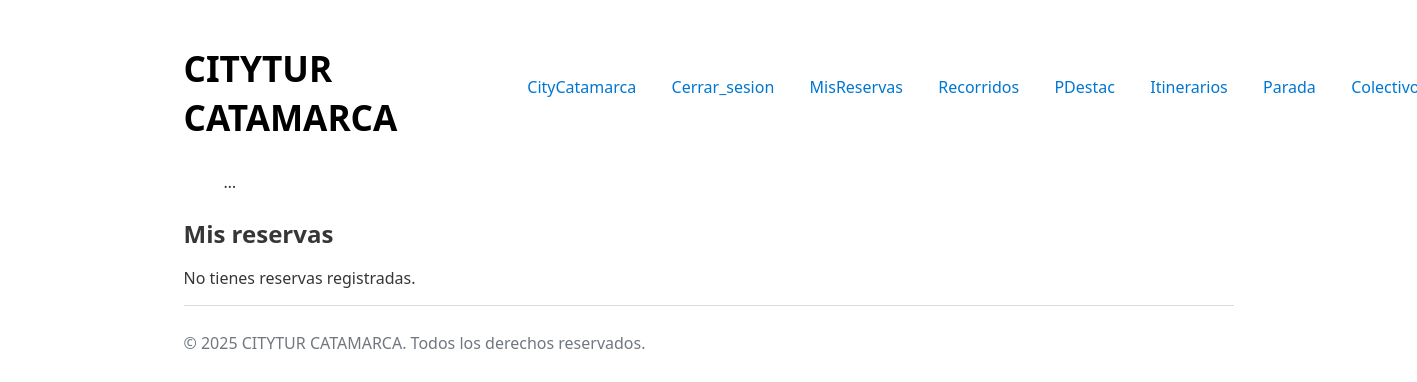
Before: /mis_reservas/ (signed in) with the older database file.
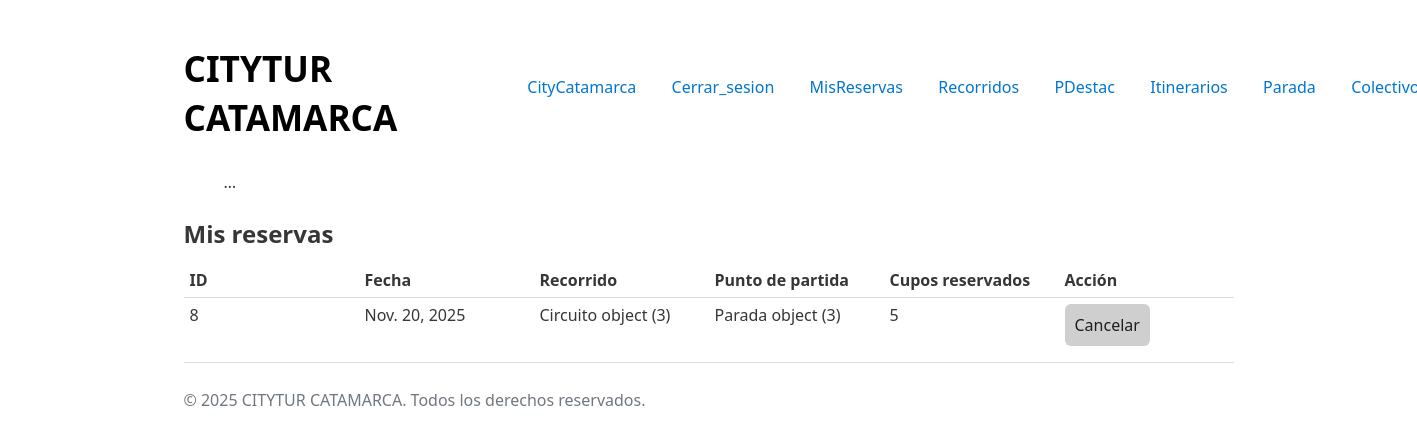
After: the same page with the newer database file.
### reservas/models.py (models this page shows)
class Reserva(models.Model):
    usuario = models.ForeignKey(User, on_delete= models.CASCADE, default= None, null= True)
    fecha = models.DateField()
    puntoPartida = models.CharField(max_length= 100)
    cantCupos = models.IntegerField()
    circuito = models.ForeignKey(Circuito, on_delete= models.CASCADE)
    colectivo = models.ForeignKey(Colectivo,
                                    on_delete= models.CASCADE,
                                    default= None,
                                    null=True,
                                    blank=True
                                )

### recorridos/models.py (models this page shows, shortened)
class Circuito(models.Model):
    nombre = models.CharField(max_length= 50)
    horario = models.DateTimeField()
    origen = models.CharField(max_length= 50, default='sin origen')
    destino = models.CharField(max_length= 50, default= 'sin destino')
    itinerario = models.ForeignKey(Itinerario, on_delete= models.CASCADE)
    STATE_CHOICES = [
        ('ELIMINADO', 'Eliminado'),
        ('ACTIVO', 'Activo'),
        ('BAJA', 'Baja'),
    ]
    estado = models.CharField(max_length= 20, choices= STATE_CHOICES, default= 'ACTIVO')

### usuarios/views.py (the view, shortened to what this page needs)
# urls.py: path('mis_reservas/', views.mis_reservas, name='mis_reservas')
def mis_reservas(request):
    if not request.user.is_authenticated:
        return render(request, 'reservas.html', {
            'reservas': [],
            'mensaje': 'Debes iniciar sesiÃ³n para ver tus reservas.'
        })
    reservas = Reserva.objects.filter(usuario=request.user).order_by('-fecha')
    return render(request, 'reservas.html', {
        'reservas': reservas,
        'hoy': timezone.now().date(),
    })

### usuarios/templates/reservas.html (shortened to what this page needs)
{% extends "base.html" %}
{% block content %}
<h2>Mis reservas</h2>
{% if not user.is_authenticated %}
  <p>{{ mensaje }}</p>
{% else %}
  {% if reservas %}
    <table>
      <thead>
        <tr>
          <th>ID</th>
          <th>Fecha</th>
          <th>Recorrido</th>
          <th>Punto de partida</th>
          <th>Cupos reservados</th>
          <th>Acción</th>
        </tr>
      </thead>
      <tbody>
        {% for r in reservas %}
          <tr>
            <td>{{ r.id }}</td>
            <td>{{ r.fecha }}</td>
            <td>{{ r.circuito }}</td>
            <td>{{ r.puntoPartida }}</td>
            <td>{{ r.cantCupos }}</td>
            <td>
              {% if r.fecha > hoy %}
                <form method="post" style="display:inline;">
                  <button type="submit" onclick="return confirm('¿Cancelar esta reserva?')">
                    Cancelar
                  </button>
                </form>
              {% else %}
                <em>No cancelable</em>
              {% endif %}
            </td>
          </tr>
        {% endfor %}
      </tbody>
    </table>
  {% else %}
    <p>No tienes reservas registradas.</p>
  {% endif %}
{% endif %}
{% endblock %}

Changed rows visible on the page:
added Reserva: id "8", fecha "Nov. 20, 2025", circuito "Circuito object (3)", puntoPartida "Parada object (3)", cantCupos "5"
Other visible differences:
text no longer shown: "No tienes reservas registradas."
text now shown: "ID Fecha Recorrido Punto de partida Cupos reservados Acción"
